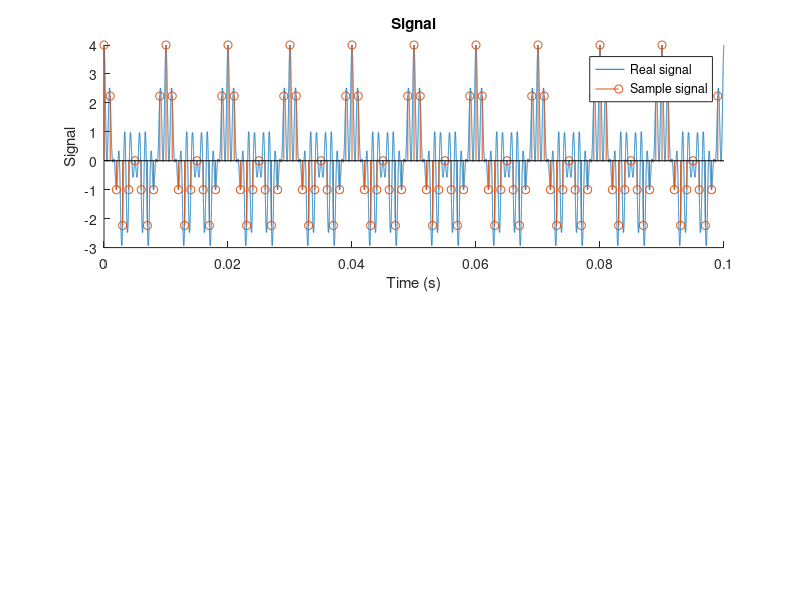

MATLAB code to generate this figure: (Note: this script raises an error after producing the figure.)

epsilon = 1e-6;

% Lambda defines
sinusoide = @(t, f, phi)        cos(2*pi*f*t + phi);
muestreo_f = @(func, t)         struct('x', func(t), 't', t);
muestreo = @(func, t0, tf, Fs)  muestreo_f(func, t0:(1/Fs):tf-epsilon);

% Signal config
tf = 0.1;
fs = 1/0.001;


% Plot results
figure;

% Signal plot
subplot(2,1,1);
title(sprintf('Signal'));
hold on;
xlim([0, tf]);
    
xa = @(t) sinusoide(t,  100, 0) + ...
          sinusoide(t,  200, 0) + ...
          sinusoide(t,  900, 0) + ...
          sinusoide(t, 1200, 0);
fplot(xa,[0,tf]);
xa_m = muestreo(xa, 0, tf, fs);
stem(xa_m.t, xa_m.x);

xlabel('Time (s)');
ylabel('Signal');
legend('Real signal', 'Sample signal')

% Freq. plot
[H, freq] = mi_freqresp(xa_m.x, fs);
subplot(2,1,2);
stem(freq, abs(H));

xlabel('Frequency (Hz)');
ylabel('Magnitude');

% Comentario 1
% En este caso solo se aprecia una señal de frecuencia de 200 Hz. Eso es
% debido a que el manchado espectral de la señal de 900Hz (la cual se 
% encuentra por encima de la mitad de la frecuencia de muestreo) anula la
% señal de 100 Hz, por lo dicho en el apartado anterior, señal impar, etc
% (solo lo anula para la señal muestreada muestreo). En cambio la señal de
% 1200 complementa a la señal de 200 Hz y por eso sale modulo 2.

% Comentario 2
% Pasa exactamente igual, al no estar en la zona de 500:1000 al quitar un
% multiplo entero de la frecuencia de muestreo no es reflejada y no se
% anula con la señal de 200 Hz, en cambio para la señal de 100 Hz si es
% anulada por la de 900 Hz.

% Comentario 3
% Usando cosenos. Al ser una función par en la zona que refleja no se
% anularían las frecuencias y se complementarían todas.
